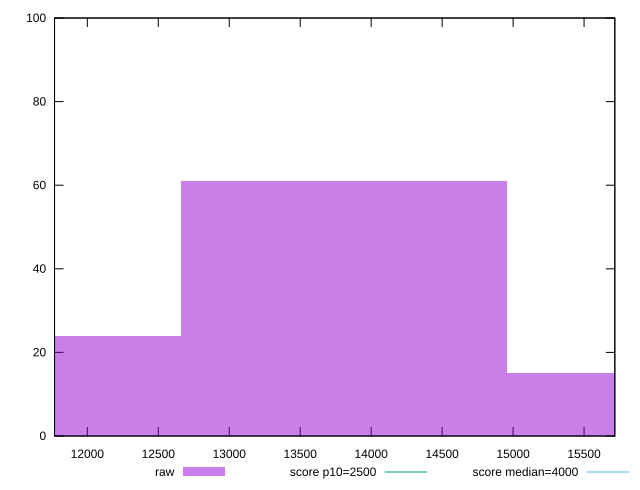

Generate this figure with gnuplot:
reset

$raw <<EOF
13807.38107956535 61
11506.150899637792 24
16108.611259492907 15
EOF

set key outside below
set boxwidth 2301.2301799275583
set xrange [11768.957999999999:15716.718500000003]
set yrange [0:100]
set trange [0:100]
set style fill transparent solid 0.5 noborder

set parametric
set terminal svg size 640, 490 enhanced background rgb 'white'
set output "reprap/largest-contentful-paint/samples/pages+cached+noexternal/raw/histogram.svg"

plot $raw title "raw" with boxes, \
     2500,t title "score p10=2500", \
     4000,t title "score median=4000"

reset
